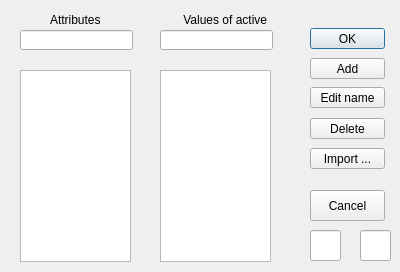
<?xml version="1.0" encoding="UTF-8"?>
<ui version="4.0">
 <class>NewFile</class>
 <widget class="QDialog" name="NewFile">
  <property name="geometry">
   <rect>
    <x>0</x>
    <y>0</y>
    <width>400</width>
    <height>272</height>
   </rect>
  </property>
  <property name="windowTitle">
   <string>Model</string>
  </property>
  <property name="autoFillBackground">
   <bool>false</bool>
  </property>
  <widget class="QLabel" name="attributeslabel">
   <property name="geometry">
    <rect>
     <x>50</x>
     <y>10</y>
     <width>71</width>
     <height>20</height>
    </rect>
   </property>
   <property name="text">
    <string>Attributes</string>
   </property>
  </widget>
  <widget class="QLabel" name="valueslabel">
   <property name="geometry">
    <rect>
     <x>180</x>
     <y>10</y>
     <width>91</width>
     <height>20</height>
    </rect>
   </property>
   <property name="layoutDirection">
    <enum>Qt::LeftToRight</enum>
   </property>
   <property name="text">
    <string> Values of active</string>
   </property>
  </widget>
  <widget class="QLineEdit" name="attributeslineEdit">
   <property name="geometry">
    <rect>
     <x>20</x>
     <y>30</y>
     <width>113</width>
     <height>20</height>
    </rect>
   </property>
  </widget>
  <widget class="QLineEdit" name="valueslineEdit">
   <property name="geometry">
    <rect>
     <x>160</x>
     <y>30</y>
     <width>113</width>
     <height>20</height>
    </rect>
   </property>
  </widget>
  <widget class="QListView" name="attributeslistView">
   <property name="geometry">
    <rect>
     <x>20</x>
     <y>70</y>
     <width>111</width>
     <height>192</height>
    </rect>
   </property>
  </widget>
  <widget class="QListView" name="valueslistView">
   <property name="geometry">
    <rect>
     <x>160</x>
     <y>70</y>
     <width>111</width>
     <height>192</height>
    </rect>
   </property>
  </widget>
  <widget class="QPushButton" name="okButton">
   <property name="geometry">
    <rect>
     <x>310</x>
     <y>28</y>
     <width>75</width>
     <height>21</height>
    </rect>
   </property>
   <property name="text">
    <string>OK</string>
   </property>
  </widget>
  <widget class="QPushButton" name="addButton">
   <property name="geometry">
    <rect>
     <x>310</x>
     <y>58</y>
     <width>75</width>
     <height>21</height>
    </rect>
   </property>
   <property name="text">
    <string>Add</string>
   </property>
  </widget>
  <widget class="QPushButton" name="editButton">
   <property name="geometry">
    <rect>
     <x>310</x>
     <y>87</y>
     <width>75</width>
     <height>21</height>
    </rect>
   </property>
   <property name="text">
    <string>Edit name</string>
   </property>
  </widget>
  <widget class="QPushButton" name="deleteButton">
   <property name="geometry">
    <rect>
     <x>310</x>
     <y>118</y>
     <width>75</width>
     <height>21</height>
    </rect>
   </property>
   <property name="text">
    <string>Delete</string>
   </property>
  </widget>
  <widget class="QPushButton" name="cancelButton">
   <property name="geometry">
    <rect>
     <x>310</x>
     <y>190</y>
     <width>75</width>
     <height>31</height>
    </rect>
   </property>
   <property name="text">
    <string>Cancel</string>
   </property>
  </widget>
  <widget class="QPushButton" name="importButton">
   <property name="geometry">
    <rect>
     <x>310</x>
     <y>148</y>
     <width>75</width>
     <height>21</height>
    </rect>
   </property>
   <property name="text">
    <string>Import ...</string>
   </property>
  </widget>
  <widget class="QLineEdit" name="attributeslineEdit_2">
   <property name="geometry">
    <rect>
     <x>310</x>
     <y>230</y>
     <width>31</width>
     <height>31</height>
    </rect>
   </property>
   <property name="mouseTracking">
    <bool>false</bool>
   </property>
  </widget>
  <widget class="QLineEdit" name="valueslineEdit_2">
   <property name="geometry">
    <rect>
     <x>360</x>
     <y>230</y>
     <width>31</width>
     <height>31</height>
    </rect>
   </property>
   <property name="mouseTracking">
    <bool>false</bool>
   </property>
  </widget>
 </widget>
 <resources/>
 <connections/>
</ui>
